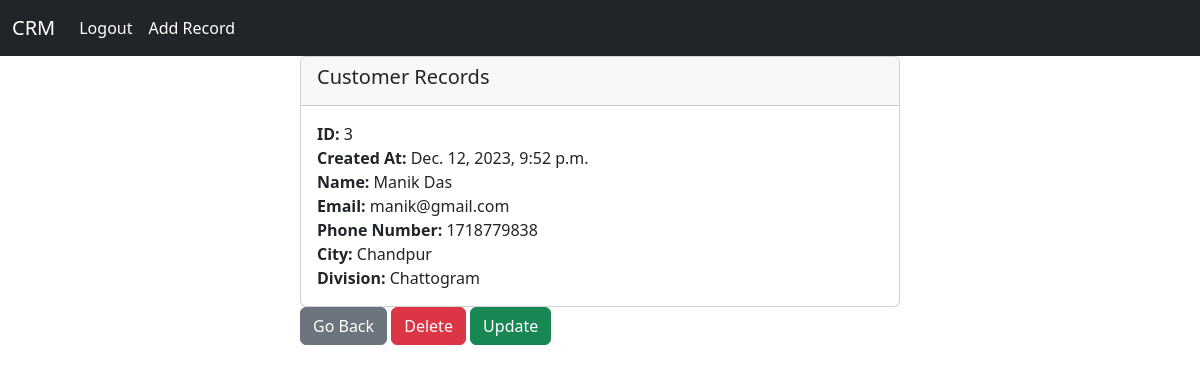
Screenshot of /record/3/ (signed in) with the database file from the repository.
### myapp/models.py (models this page shows)
class Record(models.Model):
    created_at=models.DateTimeField(auto_now_add=True)
    first_name=models.CharField(max_length=100)
    last_name=models.CharField(max_length=100)
    email=models.EmailField()
    phone=models.PositiveIntegerField()
    city=models.CharField(max_length=100)
    division=models.CharField(choices=DIVISION_CHOICE,max_length=70)

### myapp/views.py (the view)
# urls.py: path('record/<int:pk>/', views.custoer_record, name="record"),
def custoer_record(request, pk):
    if request.user.is_authenticated:
        customer_record=Record.objects.get(id=pk)
        return render(request, 'record.html', {'customer_record':customer_record})
    else:
        messages.success(request, 'You must have to login to see data !!')
        return redirect('home')

### myapp/templates/record.html
{% extends 'base.html' %}
{% block content %}
<div class="col-md-6 offset-3">
    <div class="card">
        <div class="card-header"><h5 class="card-title">Customer Records</h5></div>
        <div class="card-body">
            <p class="card-text">
                <strong>ID:</strong> {{customer_record.id}}<br>
                <strong>Created At:</strong> {{customer_record.created_at}}<br>
                <strong>Name:</strong> {{customer_record.first_name}} {{customer_record.last_name}}<br>
                <strong>Email:</strong> {{customer_record.email}}<br>
                <strong>Phone Number:</strong> {{customer_record.phone}}<br>
                <strong>City:</strong> {{customer_record.city}}<br>
                <strong>Division:</strong> {{customer_record.division}}<br>
            </p>
        </div>
    </div>
    <a href="{% url 'home' %}" class="btn  btn-secondary">Go Back</a>
    <a href="{% url 'delete' customer_record.id  %}" class="btn  btn-danger">Delete</a>
    <a href="{% url 'update' customer_record.id  %}" class="btn  btn-success">Update</a>
</div>
{% endblock content %}

### rows the page displays
Record: id "3", created_at "Dec. 12, 2023, 9:52 p.m.", first_name "Manik", last_name "Das", email "manik@gmail.com", phone "1718779838", city "Chandpur", division "Chattogram"
